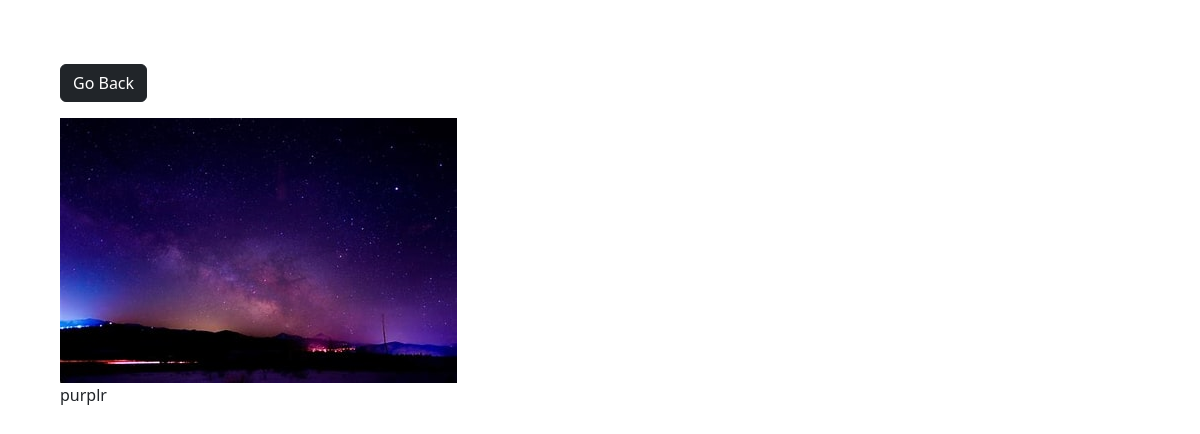
Screenshot of /photo/9/ with the database file from the repository.
### todoapp/models.py (models this page shows, shortened)
class Photo(models.Model):
    category = models.ForeignKey(Category, on_delete=models.SET_NULL, null=True, blank=True)
    image = models.ImageField(null=False, blank=False)
    description = models.TextField()

### todoapp/views.py (the view)
# urls.py: path('photo/<str:pk>/', viewPhoto, name="photo"),
def viewPhoto(request, pk):
    photo = Photo.objects.get(id=pk)
    return render(request, 'photos/photo.html', {'photo': photo})

### templates/photos/photo.html (shortened to what this page needs)
<!DOCTYPE html>
<html>
<head>
    <link href="https://cdn.jsdelivr.net/npm/bootstrap@5.3.2/dist/css/bootstrap.min.css" rel="stylesheet"
>
</head>
<body class="m-5">
    <div class="container">
        <div class="row justify-content-center">
            <div class="col">
                <a href="{% url 'gallery' %}" class="btn btn-dark my-3">Go Back</a>
                <div style="height:90vh;">
                    <img style="max-width: 100%; max-height: 100%;" src="{{photo.image.url}}">
                    <p>{{photo.description}}</p>
                </div>
            </div>
        </div>
    </div>
</body>
</html>

### rows the page displays
Photo: image (picture), description "purplr"
